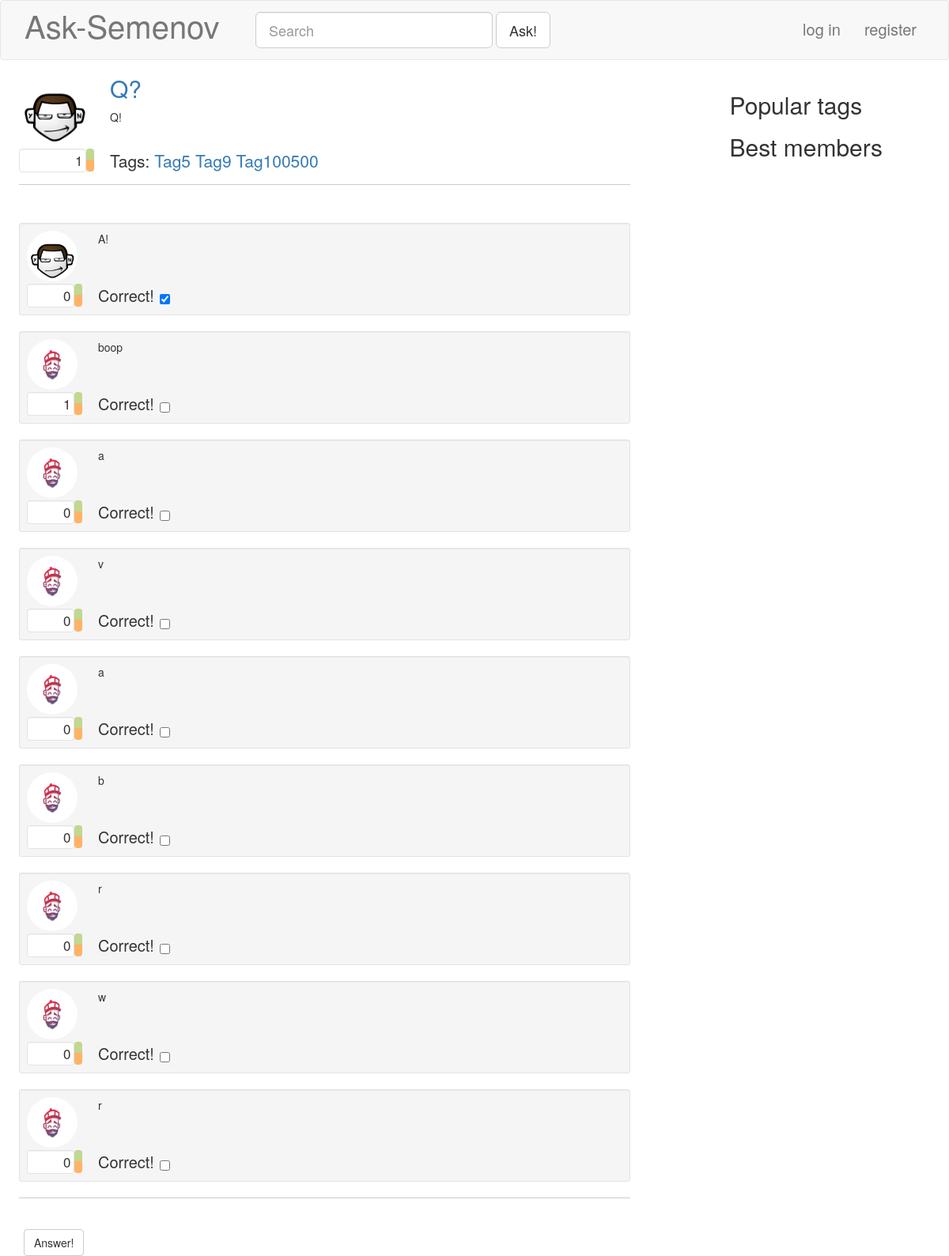
Page /question/102/ on the committed database.
### blog/models.py (models this page shows, shortened)
class Question( models.Model ):
	caption = models.CharField( null = False, blank = False, max_length = 100 )
	rating = models.IntegerField( null = False, default = 0 )
	text = models.TextField( null = False, blank = False )
	tags = models.ManyToManyField( 'Tag' )
	postDate = models.DateTimeField( null = False, blank = True, auto_now_add = True )
	author = models.ForeignKey( 'Profile', null = False, blank = False, on_delete = models.CASCADE )
	objects = QuestionManager()
	def answersList( self ):
		return self.answer_set.order_by( '-correct', '-rating' )
	class Meta:
		verbose_name = "Вопрос"
		verbose_name_plural = "Вопросы"

class Profile( models.Model ):
	user = models.OneToOneField( User, null = False, blank = False, on_delete = models.CASCADE )
	nickname = models.TextField( null = False, blank = False, max_length = 30 )
	image = models.ImageField( null = False, blank = True, upload_to = '', default = 'dummy.png', max_length = 100 )
	rating = models.IntegerField( null = False, default = 0 )
	objects = ProfileManager()
	class Meta:
		verbose_name = "Профиль"
		verbose_name_plural = "Профили"

class Tag( models.Model ):
	caption = models.CharField( unique = True, null = False, blank = False, max_length = 20 )
	objects = TagManager()
	def __str__( self ):
		return str( self.caption )
	class Meta:
		verbose_name = "Тэг"
		verbose_name_plural = "Тэги"

class Answer( models.Model ):
	rating = models.IntegerField( null = False, default = 0 )
	text = models.TextField( null = False, blank = False )
	correct = models.BooleanField( null = False, blank = False, default = False )
	question = models.ForeignKey( 'Question', null = False, blank = False, on_delete = models.CASCADE )
	postDate = models.DateTimeField( null = False, blank = True, auto_now_add = True )
	author = models.ForeignKey( 'Profile', null = False, blank = False, on_delete = models.CASCADE )
	class Meta:
		verbose_name = "Ответ"
		verbose_name_plural = "Ответы"

### blog/views.py (the view)
# urls.py: url(r'^question/(?P<questionID>\d+)/$', blogViews.answer, name="answer"),
def answer( request, questionID=None ):
	currentQuestion = get_object_or_404( Question, id = questionID )
	if ( request.method == 'POST' ):
		form = blogForms.AnswerForm( request.POST )
		if ( not request.user.is_authenticated ):
			form.add_error( None, 'You must be logged in to post answers' )
		if ( form.is_valid() ):
			newAnswer = form.save( currentQuestion, Profile.objects.get_by_login( request.user.username ) )
			anchor = '#answer' + str( newAnswer.id )
			response = requests.post( 'http://asksemenov.com/publish-answers/',
				params = { 'cid' : 5 },
				data = json.dumps( { 'answer': render_to_string( 'singleanswer.html', { 'answer': newAnswer } ) } )
				)
			anchor = '#answer' + str( newAnswer.id )
			return HttpResponseRedirect( '/question/' + questionID + '/' + anchor )
	else:
		form = blogForms.AnswerForm()
	result = makeBase( request )
	result[ 'form' ] = form
	result[ 'question' ] = currentQuestion
	return render( request, 'answer.html', result )

### blog/views.py (called while the page is built)
def makeBase( request ):
	result = {
		'hotTags': cache.get( 'popular_tags' ),
		'bestMembers': cache.get( 'best_members' ),
	}
	if ( request.user.is_authenticated ):
		result[ 'profile' ] = Profile.objects.get_by_login( request.user.username )
	else:
		result[ 'profile' ] = None
	return result

### templates/answer.html (shortened to what this page needs)
{% extends "base.html" %}
{% load static %}
{% block extras %}
<link rel="stylesheet" href="{% static "css/answer.css" %}">
<link rel="stylesheet" href="{% static "css/forms.css" %}">
{% endblock %}
{% block customContent %}
<div class="container-fluid">
	<div id="question{{ question.id }}" class="container-fluid col-md-11 ask-container ask-bottomBordered ask-bigQuestion">
		<div class="media">
			<div class="media-left ask-questionUserBlock">
				<a href="#">
					<img class="media-object img-circle ask-bigQuestionProfileImage" src="{{ question.author.image.url }}">
				</a>
				<div class="ask-questionRatingBlock">
					<div id="qrf{{ question.id }}" class="well pull-left text-right ask-questionRatingField">
						{{ question.rating }}
					</div>
					<div id="qrbg{{ question.id }}" class="btn-group-vertical pull-left ask-questionRatingButtonsGroup" role="group">
							<button type="button" class="btn ask-ratingButton ask-ratingUpButton"></button>
							<button type="button" class="btn ask-ratingButton ask-ratingDownButton"></button>
					</div>
				</div>
			</div>
			<div class="media-right ask-questionQuestionBlock">
				<h2 class="ask-questionCaption"><a href="#"> {{ question.caption|title }}</a></h2>
				<div><p>{{ question.text }}</p></div><br>
				<div class="ask-questionBottomLine">
					<span class="lead ask-questionTags">
						Tags:
					{% for tag in question.tags.all %}
					{% url 'taggedQuestions' tag as taggedQuestionsURL %}
						<a href="{{ taggedQuestionsURL }}">{{ tag }}</a>
					{% endfor %}
					</span>
				</div>
			</div>
		</div>
	</div>
	<div class="container-fluid col-md-11 ask-container ask-bottomBordered">
	{% for answer in question.answersList %}
	{% include "singleanswer.html" %}
	{% endfor %}
	</div>
	<form id="answerForm" class="col-md-11 ask-formContainer" enctype="multipart/form-data" method="post">
		<button type="submit" class="btn btn-default">Answer!</button>
	</form>
</div>
{% endblock %}

### templates/singleanswer.html
{% load static %}
<div id="answer{{ answer.id }}" class="well well-sm ask-answer ask-container">
	<div class="media">
		<div class="media-left ask-answerUserBlock">
			<a href="#">
				<img class="media-object img-circle ask-answerProfileImage" src="{{ answer.author.image.url }}">
			</a>
			<div class="ask-answerRatingBlock">
				<div id="arf{{ answer.id }}" class="well pull-left text-right ask-answerRatingField">
					{{ answer.rating }}
				</div>
				<div id="arbg{{ answer.id }}" class="btn-group-vertical pull-left ask-answerRatingButtonsGroup" role="group">
						<button type="button" class="btn ask-ratingButton ask-ratingUpButton"></button>
						<button type="button" class="btn ask-ratingButton ask-ratingDownButton"></button>
				</div>
			</div>
		</div>
		<div class="media-right ask-answerAnswerBlock">
			<div><p>{{ answer.text }}</p></div><br>
			<div id="abl{{ answer.id }}" class="ask-answerBottomLine">
				<div class="checkbox">
				  <label>Correct!<input id="cacb{{ answer.id }}" type="checkbox" value="" {% if answer.correct %}checked{% endif %}></label>
				</div>
			</div>
		</div>
	</div>
</div>

### static/css/base.css (style rules this page uses)
.html, body { height: 100%; }

### static/css/answer.css (style rules this page uses)
.ask-bottomBordered:after { content: ""; display: block; border-bottom: 1px solid #ccc; margin-top: 15px; margin-bottom: 10px; }
.ask-container { margin-top: 10px; padding: 9px; }
.ask-bigQuestionProfileImage { width: 64px; height: 64px; }
.ask-questionUserBlock img { height: 90px; width: 90px; }
.ask-questionRatingBlock { margin-top: 3px; width:95px; height: 30px; }
.ask-questionRatingField { min-height: 0px; width: 89%; height: 100%; margin: 0px; padding: 2px 3px; font-size: 17px; background-color: white; }
.ask-questionRatingButtonsGroup { width: 11%; height: 100%; }
.ask-ratingButton { width: 100%; height: 50%; margin: 0px; padding: 0px; }
.ask-ratingUpButton { background-color: #c0d890; }
.ask-ratingDownButton { background-color: #ffb366; }
.ask-questionQuestionBlock { position: relative; padding-bottom: 9px; padding-right: 15px; width:100%; }
.ask-questionCaption { margin-top: 0px; }
.ask-questionBottomLine { position: absolute; width: 95%; bottom: 0px; }
.ask-questionBottomLine > .lead { margin-bottom: 0px; }
.ask-answerProfileImage { width: 64px; height: 64px; }
.ask-answerRatingBlock { margin-top: 3px; width:70px; height: 30px; }
.ask-answerRatingField { min-height: 0px; width: 85%; height: 100%; margin: 0px; padding: 2px 3px; font-size: 17px; background-color: white; }
.ask-answerRatingButtonsGroup { width: 15%; height: 100%; }
.ask-answerAnswerBlock { position: relative; padding-bottom: 9px; padding-right: 15px; width:100%; }
.ask-answerBottomLine { position: absolute; width: 95%; bottom: 0px; }
.ask-answerBottomLine > .checkbox { margin: 0px; font-size: 20px; }
.ask-answerBottomLine > .checkbox > label { padding: 0px; }
.ask-answerBottomLine > .checkbox > label > input { position: relative; margin-left: 10px; top: 2.5px; left: -3px; }

### static/css/forms.css (style rules this page uses)
.ask-formContainer { margin-top: 20px; }

### rows in the picture
Question: author.image (picture), rating "1", caption "Q?", text "Q!"
Tag: caption "Tag5"
Tag: caption "Tag9"
Tag: caption "Tag100500"
Answer: author.image (picture), rating "0", text "A!", correct "☑"
Answer: author.image (picture), rating "1", text "boop"
Answer: author.image (picture), rating "0", text "a"
Answer: author.image (picture), rating "0", text "v"
Answer: author.image (picture), rating "0", text "a"
Answer: author.image (picture), rating "0", text "b"
Answer: author.image (picture), rating "0", text "r"
Answer: author.image (picture), rating "0", text "w"
Answer: author.image (picture), rating "0", text "r"
